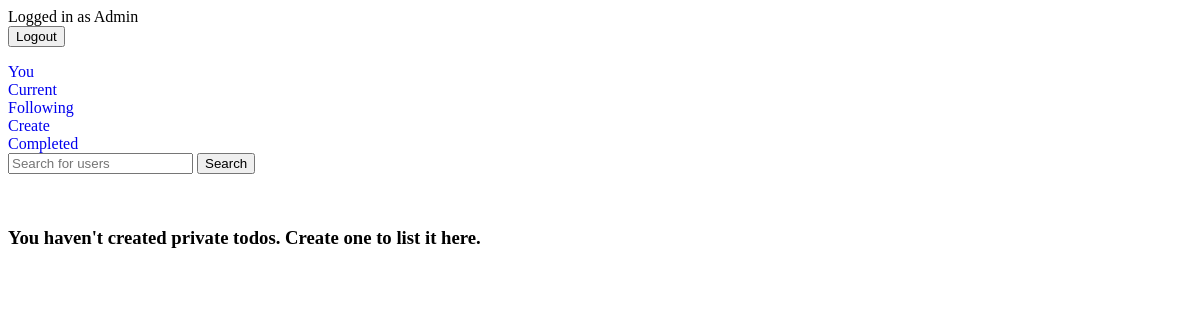
The page /todos/current/ (signed in) on the database as committed earlier.
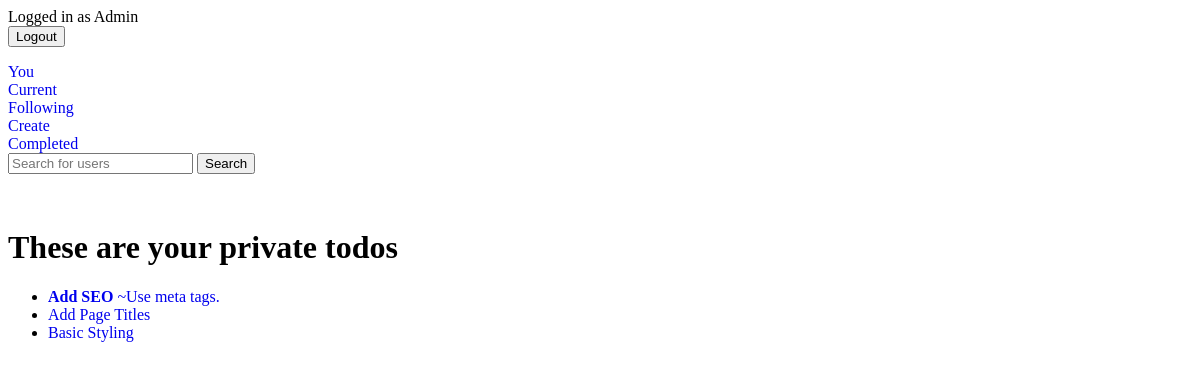
The same page on the database as committed later.
### crispApp/models.py (models this page shows, shortened)
class Todo(models.Model):
    title = models.CharField(max_length=100)
    memo = models.TextField(blank=True)
    visibility_choices = [
        ('Private', 'Private - Only you can view'),
        ('Exclusive', 'Exclusive - Sent to your followers'),
        ('Public', 'Public - Displayed on your profile'),
    ]
    visibility = models.CharField(max_length=9, choices=visibility_choices, default='Private')
    created = models.DateTimeField(auto_now_add=True)
    important = models.BooleanField(default=False)
    author = models.ForeignKey(UserProfile, on_delete=models.CASCADE, related_name='author')
    submitters = models.ManyToManyField(UserProfile, through='Submission')

### crispApp/views.py (the view)
# urls.py: path('todos/current/', views.currenttodos, name="currenttodos"),
@login_required
def currenttodos(request):
    profile = UserProfile.objects.get(user=request.user)
    todos = Todo.objects.filter(author=profile, submitters=None, visibility='Private').order_by('-created').exclude(visibility='Public')
    return render (request, 'todoApp/currenttodos.html', {'todos':todos,})

### crispApp/templates/todoApp/currenttodos.html (shortened to what this page needs)
{% extends 'todoApp/base.html' %}
{% block content %}
{% if todos %}
<h1>These are your private todos</h1>
<ul>
     {% for todo in todos %}
     <li>
               <a href="{% url 'viewtodo' todo.id %}">
               {% if todo.important %}
               <b>
               {% endif %}
               {{ todo.title }}
               </b>
               {% if todo.memo %}
               ~{{todo.memo}}
               {% endif %}
          </a>
     </li>
     {% endfor %}
</ul>
{% else %}
<h3>You haven't created private todos. Create one to list it here.</h3>
{% endif %}
{% endblock %}

### crispApp/templates/todoApp/base.html (shortened to what this page needs)
{% if user.is_authenticated %}
Logged in as {{ user.first_name }}
<form method="POST" action="{% url 'logoutuser' %}">
<button type="SUBMIT">Logout</button>
</form>
<a href="{% url 'userProfile:viewself' %}">You</a><br>
<a href="{% url 'currenttodos' %}">Current</a><br>
<a href="{% url 'publictodos' 'following' %}">Following</a><br>
<a href="{% url 'createtodos' %}">Create</a><br>
<a href="{% url 'completedtodos' %}">Completed</a><br>
<form method="GET" action="{% url 'userProfile:searchprofile' %}">
     <input type="search" placeholder="Search for users" name="userinput">
     <button type="submit">Search</button>
</form>
{% else %}
<a href="{% url 'connect' %}">Join</a>
<br>
{% endif %}
{% block content %}{% endblock %}

### crispApp/templates/todoApp/base.html (style rules this page uses)
a { text-decoration: none; }

Rows that differ between the two databases and show on the page:
added Todo: title "Add SEO", memo "Use meta tags."
added Todo: title "Add Page Titles"
added Todo: title "Basic Styling"
Other text that changed with them:
text no longer shown: "You haven't created private todos. Create one to list it here."
text now shown: "These are your private todos"
